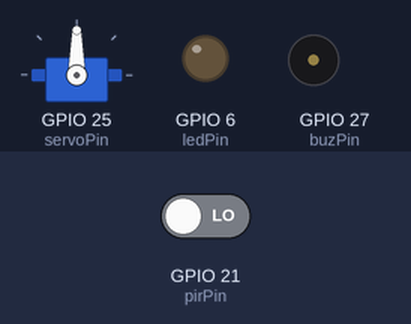
Bench run of a program on a simulated Raspberry Pi (BCM pin numbers). Shown: servo, output pins drawn as LEDs (lit = HIGH), buzzer (waves = sounding). Inputs (shaded band) come from the test bench; at power-on: GPIO 21 (pirPin) LOW. Servo angles are drawn from the pulse width (0.5 ms = 0°, 2.5 ms = 180°).

Above: at 1.2 s.
1.3 s: GPIO 21 (pirPin) driven HIGH
At 2.4 s:
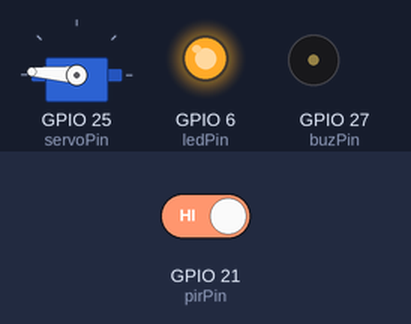
At 9.6 s:
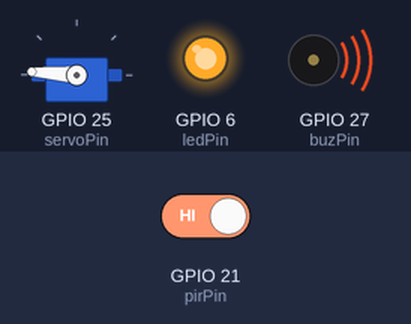
Timing chart, 0 to 10.3 s (numbered marks = the images above; inputs shaded):
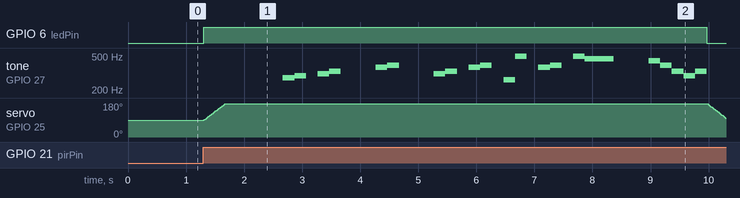

The program:

welcome.py
```python
from gpiozero import LED, MotionSensor, Servo, TonalBuzzer
from time import sleep

ledPin = LED(6)
pirPin = MotionSensor(21)
buzPin = TonalBuzzer(27)

myCorrection = 0.45
maxPW = (2.0 + myCorrection) / 1000
minPW = (1.0 - myCorrection) / 1000

servoPin = Servo(25, min_pulse_width=minPW, max_pulse_width=maxPW)

tune = [('C#4', 0.2), ('D4', 0.2), (None, 0.2),
        ('Eb4', 0.2), ('E4', 0.2), (None, 0.6),
        ('F#4', 0.2), ('G4', 0.2), (None, 0.6),
        ('Eb4', 0.2), ('E4', 0.2), (None, 0.2),
        ('F#4', 0.2), ('G4', 0.2), (None, 0.2),
        ('C4', 0.2), ('B4', 0.2), (None, 0.2),
        ('F#4', 0.2), ('G4', 0.2), (None, 0.2),
        ('B4', 0.2), ('Bb4', 0.5), (None, 0.6),
        ('A4', 0.2), ('G4', 0.2), ('E4', 0.2),
        ('D4', 0.2), ('E4', 0.2)]


def setAngle(angle):
    value = float(angle / 180)
    servoPin.value = value
    sleep(0.001)

def doorbell():
    for note, duration in tune:
        buzPin.play(note)
        sleep(float(duration))
    buzPin.stop()

def closedoor():
    ledPin.off()
    for i in range(180, -1, -1):
        setAngle(i)
        sleep(0.001)
    sleep(1)

def opendoor():
    ledPin.on()
    for i in range(0, 181):
        setAngle(i)
        sleep(0.001)
    sleep(1)
    doorbell()
    closedoor()

def loop():
    while True:
        if pirPin.motion_detected:
            opendoor()
        sleep(0.1)

try:
    loop()
except KeyboardInterrupt:
    buzPin.stop()
    ledPin.off()
    print('Existing...')
finally:
    pass
```

Measured:
- after the input at 1.3 s, GPIO 6 (ledPin): LOW → HIGH at once, → LOW 8.7 s later; tone on GPIO 27 (buzPin): plays 277 Hz for 0.20 s, 294 Hz for 0.20 s, 311 Hz for 0.20 s, 330 Hz for 0.20 s, 370 Hz for 0.20 s, 392 Hz for 0.20 s … (21 notes in this stretch), starting after 1.4 s
